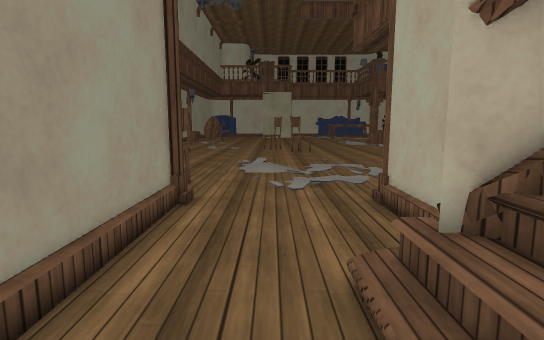
View 1 (above)

17 first-person views from a walk through a scene from a Unity 3-D project. The camera is 1.2 m above the floor, tilts 8° down and sees 80° across. The floor is counted in squares, 0.5 m on a side. Each view is taken from the middle of a square. On the plan, view 1 faces up. The plan holds only what a view shows up to about 20 squares ahead; the rest is blank. The place goes on beyond the plan. The player is left out. Door leaves are left out, so doorways stand open. Some surface patterns are stand-ins.

View 2
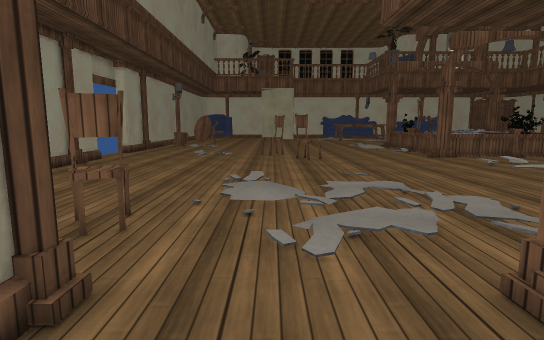

View 3
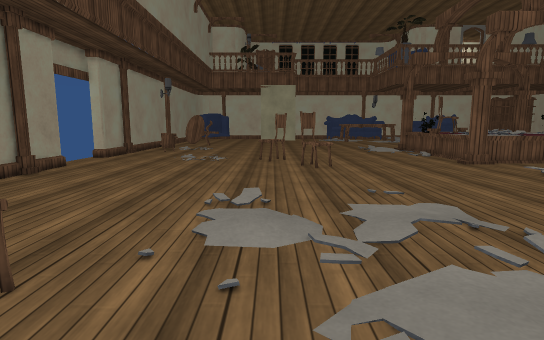

View 4
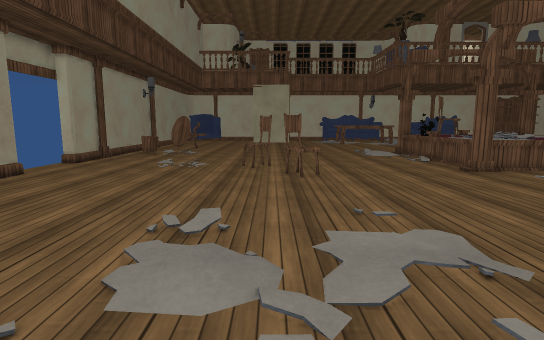

View 5
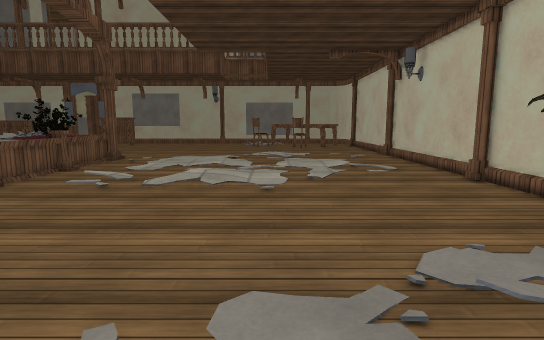

View 6
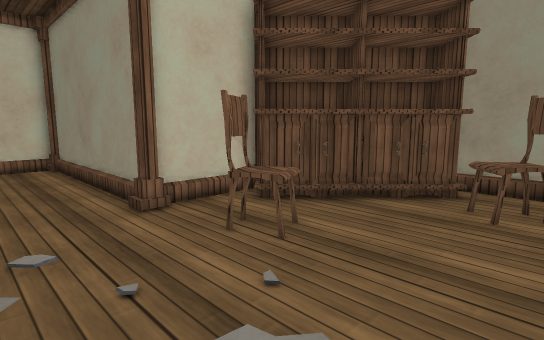

View 7
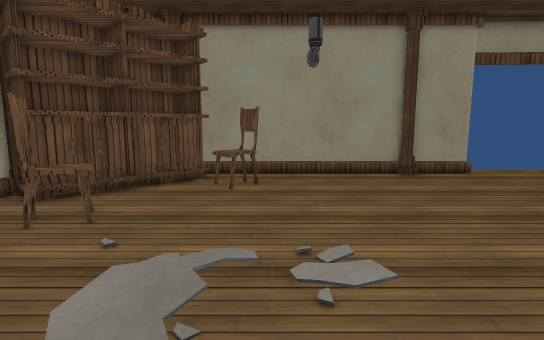

View 8
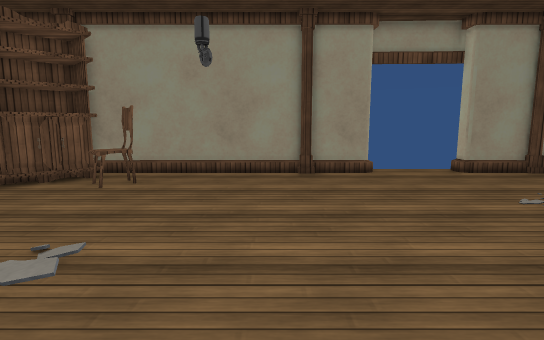

View 9
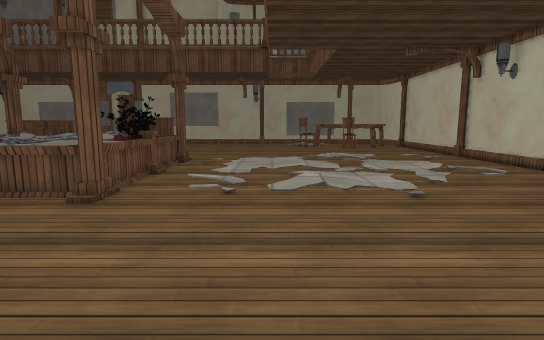

View 10
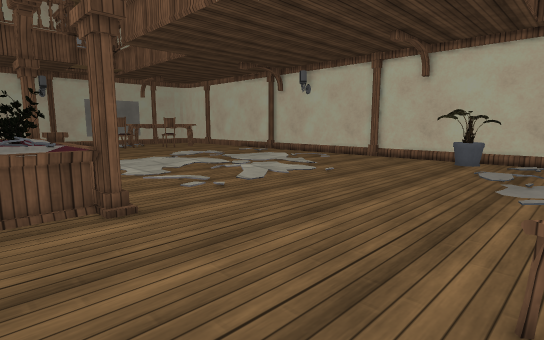

View 11
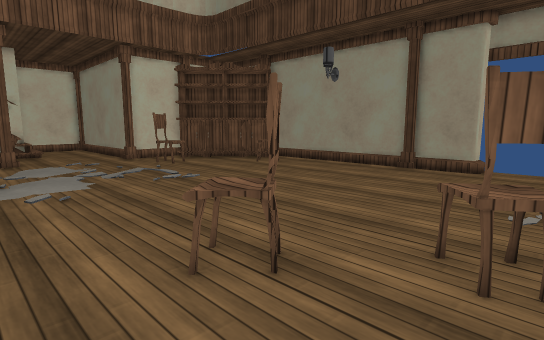

View 12
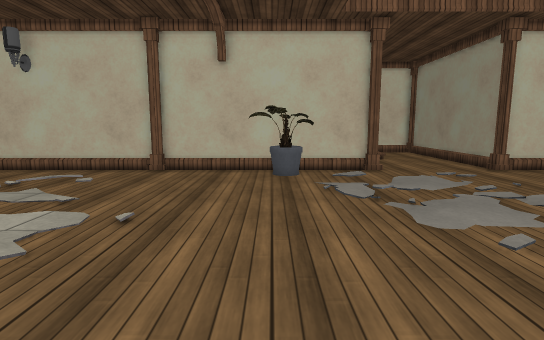

View 13
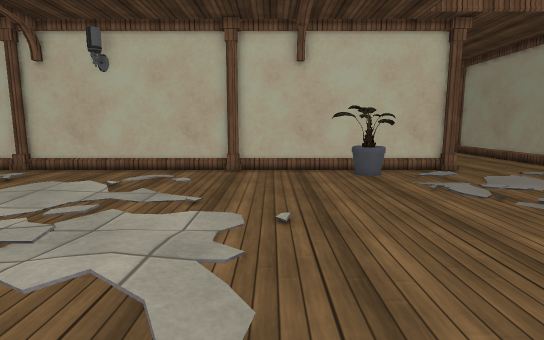

View 14
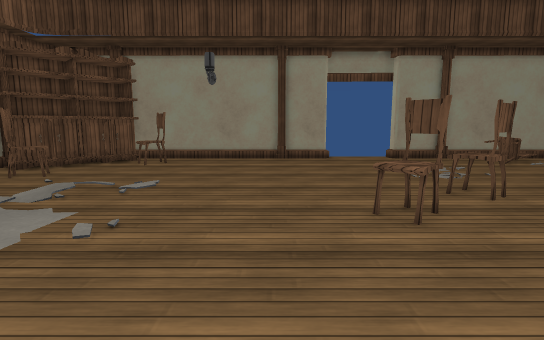

View 15
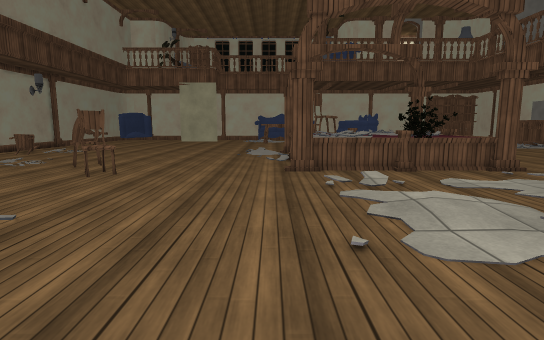

View 16
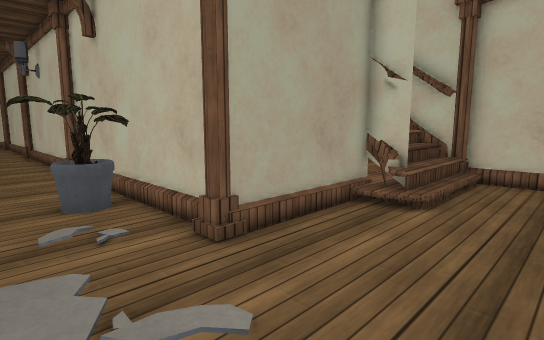

View 17
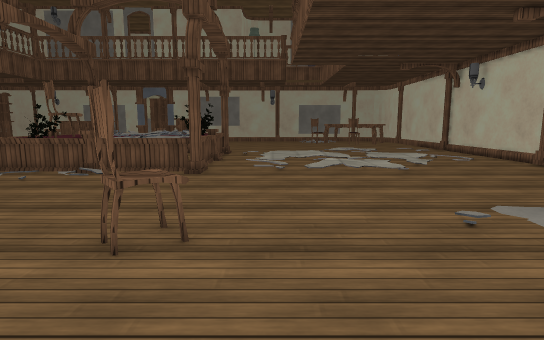

### Floor plan
Key: @ floor where view 1 was taken; # wall or solid block; . main floor; : floor 0.25 m higher than the main floor; + floor 0.5 m higher than the main floor; / step, stairs or slope; D open door; = window, fence, low wall or low ledge; ^ raised ledge; C chair; L column; T table; O other object.
Columns run from 13 left of view 1 to 22 right of it. Each row starts with its distance up from view 1.
 33 D......OOO...C...........=OOOOO O
 32 D......OO...CCC..........#OOO O^OOO^
 31 D............C...........^OOOO^OOOO
 30 D........................LL^##^L##^^
 29 D#.............CC...................
 28  #.............CC...................
 27  #.........................///......
 26  L........................../.......
 25  #..................................
 24  #..................................
 23  #..........................//......
 22  #..........................::......
 21  #.................................
 20  #.................................
 19  #.............. ...................
 18  #.CCC......//.. ...................
 17  #.CCC..............................
 16  #OO............../.................
 15  #OOO...............................
 14  LOOOO..CC.....................//...
 13   OOOOO.CCC...//../...O.............
 12    OOOOO............OOOO............
 11     OOOO............OOOO............
 10      L####L......L##########L#######
  9          ##......##
  8           #......#
  7           #......#
  6           #......#
  5           #....//#
  4           #...//##
  3           #.../+
  2           #...///
  1           #...///
  0           #..@/+
 -1           #####L##T

Positions as (right, up) in squares from view 1, and headings:
1: (0, 0), facing up
2: (0, 6), facing up
3: (0, 10), facing up
4: (1, 12), facing up
5: (1, 19), facing right
6: (1, 19), facing down-left
7: (4, 19), facing left
8: (4, 24), facing left
9: (2, 24), facing right
10: (3, 33), facing down-right
11: (6, 33), facing down-left
12: (9, 27), facing down
13: (13, 27), facing down
14: (11, 25), facing left
15: (11, 13), facing up
16: (-2, 14), facing down-right
17: (-4, 26), facing right
